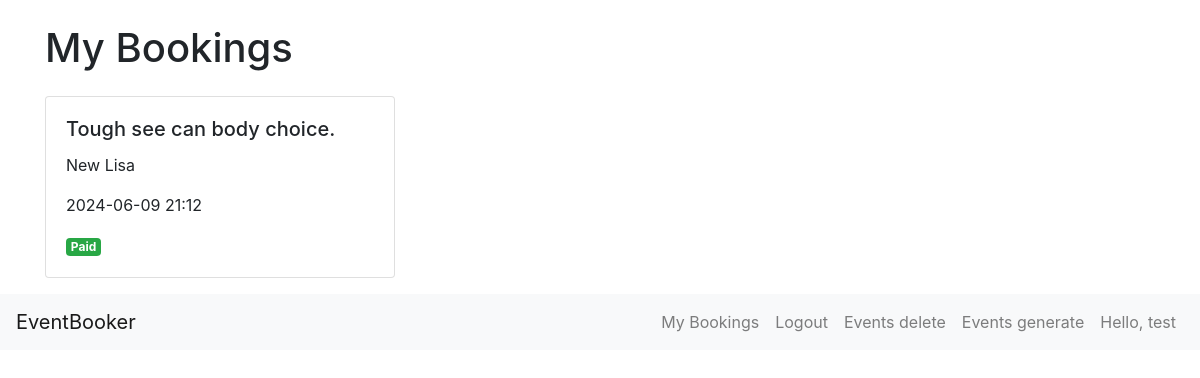
Before: /bookings (signed in) with the older database file.
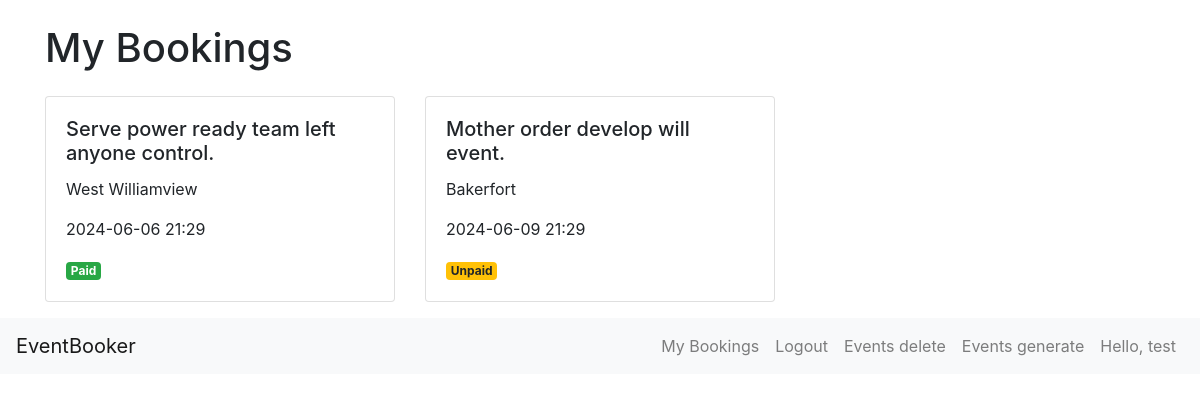
After: the same page with the newer database file.
### app/models.py (models this page shows)
class Booking(db.Model):
    id = db.Column(db.Integer, primary_key=True)
    user_id = db.Column(db.Integer, db.ForeignKey('user.id'), nullable=False)
    event_id = db.Column(db.Integer, db.ForeignKey('event.id'), nullable=False)
    booked_on = db.Column(db.DateTime, default=datetime.utcnow)
    is_paid = db.Column(db.Boolean, default=False)

class Event(db.Model):
    id = db.Column(db.Integer, primary_key=True)
    name = db.Column(db.String(100), nullable=False)
    location = db.Column(db.String(100), nullable=False)
    date = db.Column(db.DateTime, nullable=False)
    genre = db.Column(db.String(50))
    rating = db.Column(db.Float, default=0.0)
    bookings = db.relationship('Booking', backref='event', lazy=True, cascade='all, delete-orphan')

### app/routes.py (the view)
@app.route('/bookings')
@login_required
def bookings() -> str:
    bookings = Booking.query.join(Event).filter(Booking.user_id == current_user.id, Event.id != None).all()
    return render_template('bookings.html', bookings=bookings)

### app/models.py (called while the page is built)
@login_manager.user_loader
def load_user(user_id):
    return User.query.get(int(user_id))

### app/templates/bookings.html
{% extends 'base.html' %}
{% block content %}
<div class="container mt-4">
    <h1 class="mb-4">My Bookings</h1>
    {% if bookings %}
        <div class="row">
            {% for booking in bookings %}
            <div class="col-md-4 mb-3">
                <div class="card">
                    <div class="card-body">
                        <h5 class="card-title">{{ booking.event.name }}</h5>
                        <p class="card-text">{{ booking.event.location }}</p>
                        <p class="card-text">{{ booking.event.date.strftime('%Y-%m-%d %H:%M') }}</p>
                        {% if booking.is_paid %}
                            <span class="badge badge-success">Paid</span>
                        {% else %}
                            <span class="badge badge-warning">Unpaid</span>
                        {% endif %}
                    </div>
                </div>
            </div>
            {% endfor %}
        </div>
    {% else %}
        <p>You have no booked events.</p>
    {% endif %}
</div>
{% endblock %}

Changed rows visible on the page:
changed Booking: event.name "Tough see can body choice." → "Serve power ready team left anyone control."; event.location "New Lisa" → "West Williamview"; event "2024-06-09 21:12" → "2024-06-06 21:29"
added Booking: event.name "Mother order develop will event.", event.location "Bakerfort", event "2024-06-09 21:29", is_paid "Unpaid"
